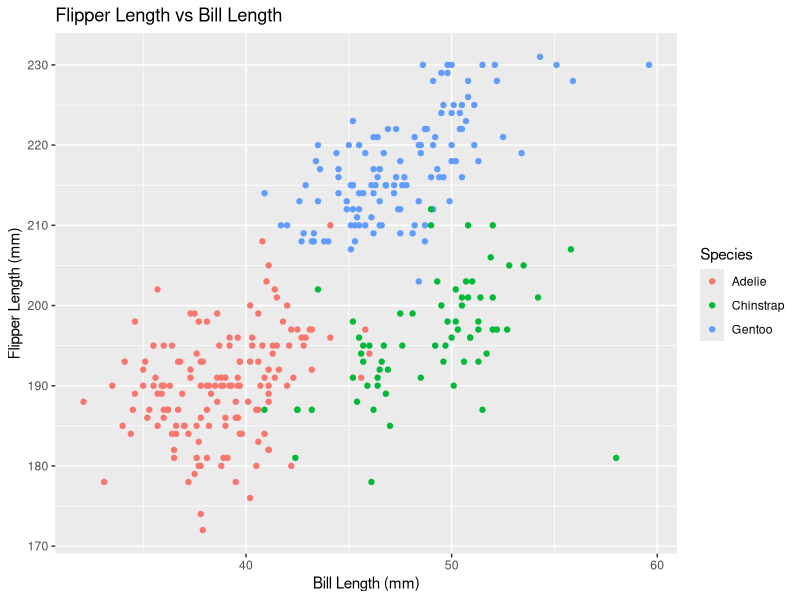
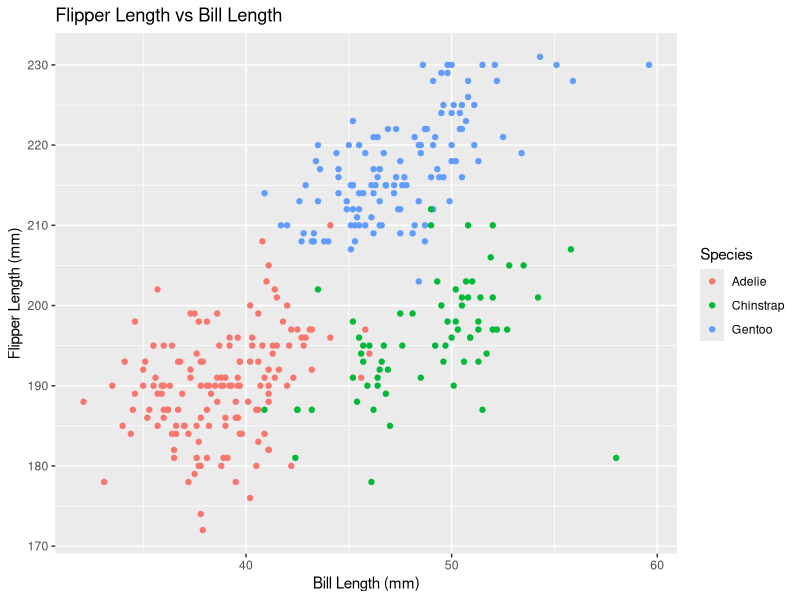

Write the R code that produced these figures, in order.
## ---- chunk 1
library(tidyverse)
## ---- chunk 2
data("penguins", package = "palmerpenguins")
## ---- chunk 3
penguin_plot =
  ggplot(
    penguins,
    aes(
      x = bill_length_mm,
      y = flipper_length_mm,
      color = species
    )
  ) +
  geom_point() +
  labs(
    x = "Bill Length (mm)",
    y = "Flipper Length (mm)",
    color = "Species",
    title = "Flipper Length vs Bill Length"
  )

penguin_plot
## ---- chunk 4
ggsave(
  filename = "penguin_scatterplot.png",
  plot = penguin_plot
)
